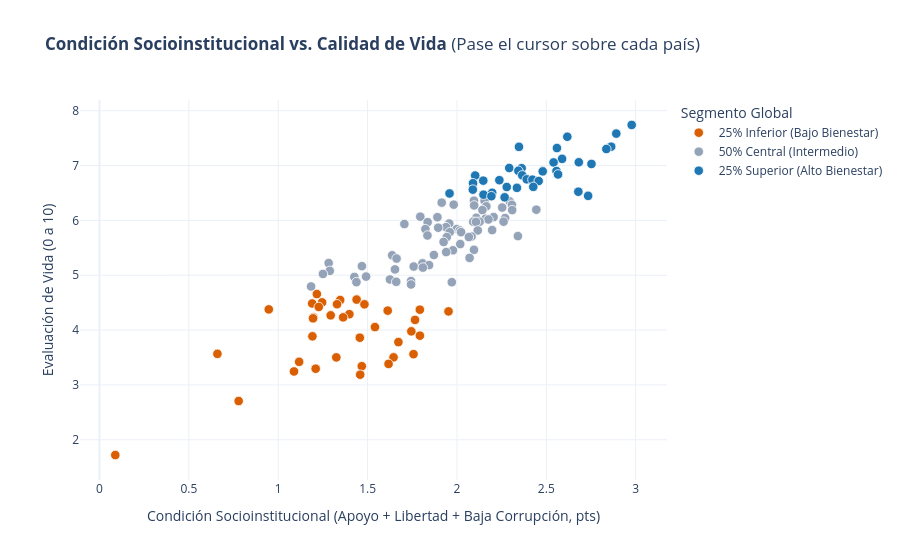

Write notebook code for a chart like this one.
### Markdown cell above
### 6.1. Figura 5 (interactiva): Dimensión socioinstitucional y bienestar, país por país

**Qué se observa:** cada punto es un país. Eje X: suma de las contribuciones de apoyo social, libertad y percepción de corrupción (`Dim_Socioinstitucional`); eje Y: `Ladder score`.

**Qué permite la interactividad:** pasar el cursor para ver el nombre del país, su puesto y sus componentes; hacer clic en la leyenda para ocultar o aislar un grupo; hacer zoom para separar puntos cercanos.

**Qué aporta que no se mostró antes:** la Figura 4 usó la dimensión económica. Aquí se mira la socioinstitucional y se puede comprobar país por país si los grupos se traslapan.

### Code cell
# ==============================================================================
# FIGURA 5 (PLOTLY): DIMENSIÓN SOCIOINSTITUCIONAL VS EVALUACIÓN DE VIDA (n = 140)
# ==============================================================================
fig_scatter = px.scatter(
    df_dims, x='Dim_Socioinstitucional', y='Ladder score',
    color='Grupo_Bienestar', category_orders={'Grupo_Bienestar': orden_grupos},
    color_discrete_map=PALETA_GRUPOS, hover_name='Pais_ES',
    hover_data={
        'Grupo_Bienestar': False,
        'Ranking_Global': True,
        'Ladder score': ':.2f',
        'Dim_Socioinstitucional': ':.2f',
        'Explained by: Social support': ':.2f',
        'Explained by: Freedom to make life choices': ':.2f',
        'Explained by: Perceptions of corruption': ':.2f',
        'Explained by: Log GDP per capita': ':.2f',
    },
    labels={
        'Dim_Socioinstitucional': 'Condición Socioinstitucional (Apoyo + Libertad + Baja Corrupción, pts)',
        'Ladder score': 'Evaluación de Vida (0 a 10)',
        'Grupo_Bienestar': 'Segmento Global',
        'Ranking_Global': 'Puesto Mundial',
        'Explained by: Social support': 'Apoyo Social (pts)',
        'Explained by: Freedom to make life choices': 'Libertad de Elección (pts)',
        'Explained by: Perceptions of corruption': 'Confianza / Probidad (pts)',
        'Explained by: Log GDP per capita': 'PIB per cápita (pts)',
    },
    title='<b>Condición Socioinstitucional vs. Calidad de Vida</b> (Pase el cursor sobre cada país)'
)
fig_scatter.update_traces(marker=dict(size=9.5, line=dict(width=0.8, color='white')))
fig_scatter.update_layout(template='plotly_white', height=560, legend_title_text='Segmento Global')
fig_scatter.show()

### Figure 1 — Plotly figure (JSON) as saved in the notebook; plotly's stock layout.template omitted (floating-point values rounded to 4 significant figures; data arrays with more than 128 entries replaced by an {"elided": "..."} marker saying what was removed)
{"data": [{"customdata": {"elided": "36x6 mixed values"}, "hovertemplate": "<b>%{hovertext}</b><br><br>Condición Socioinstitucional (Apoyo + Libertad + Baja Corrupción, pts)=%{x:.2f}<br>Evaluación de Vida (0 a 10)=%{y:.2f}<br>Puesto Mundial=%{customdata[1]}<br>Apoyo Social (pts)=%{customdata[2]:.2f}<br>Libertad de Elección (pts)=%{customdata[3]:.2f}<br>Confianza / Probidad (pts)=%{customdata[4]:.2f}<br>PIB per cápita (pts)=%{customdata[5]:.2f}<extra></extra>", "hovertext": ["Pakistán", "Níger", "Burkina Faso", "Mauritania", "Gambia", "Chad", "Kenia", "Túnez", "Benín", "Uganda", "Birmania (Myanmar)", "Camboya", "Ghana", "Liberia", "Malí", "Madagascar", "Togo", "Jordania", "India", "Egipto", "Sri Lanka", "Bangladés", "Etiopía", "Tanzania", "Comoras", "Yemen", "Zambia", "Esuatini", "Malaui", "Botsuana", "Zimbabue", "R. D. del Congo", "Sierra Leona", "Lesoto", "Líbano", "Afganistán"], "legendgroup": "25% Inferior (Bajo Bienestar)", "marker": {"color": "#D95F02", "line": {"color": "white", "width": 0.8}, "size": 9.5, "symbol": "circle"}, "mode": "markers", "name": "25% Inferior (Bajo Bienestar)", "orientation": "v", "showlegend": true, "type": "scatter", "x": [1.216, 1.439, 1.347, 1.246, 1.19, 1.329, 1.483, 1.227, 0.9472, 1.792, 1.613, 1.953, 1.398, 1.294, 1.363, 1.197, 1.195, 1.766, 1.541, 1.745, 1.793, 1.191, 1.456, 1.672, 0.6598, 1.757, 1.645, 1.325, 1.117, 1.617, 1.468, 1.21, 1.088, 1.459, 0.7787, 0.08847], "xaxis": "x", "y": [4.657, 4.556, 4.548, 4.505, 4.485, 4.471, 4.47, 4.422, 4.377, 4.372, 4.354, 4.341, 4.289, 4.269, 4.232, 4.228, 4.214, 4.186, 4.054, 3.977, 3.898, 3.886, 3.861, 3.781, 3.566, 3.561, 3.502, 3.502, 3.421, 3.383, 3.341, 3.295, 3.245, 3.186, 2.707, 1.721], "yaxis": "y"}, {"customdata": {"elided": "68x6 mixed values"}, "hovertemplate": "<b>%{hovertext}</b><br><br>Condición Socioinstitucional (Apoyo + Libertad + Baja Corrupción, pts)=%{x:.2f}<br>Evaluación de Vida (0 a 10)=%{y:.2f}<br>Puesto Mundial=%{customdata[1]}<br>Apoyo Social (pts)=%{customdata[2]:.2f}<br>Libertad de Elección (pts)=%{customdata[3]:.2f}<br>Confianza / Probidad (pts)=%{customdata[4]:.2f}<br>PIB per cápita (pts)=%{customdata[5]:.2f}<extra></extra>", "hovertext": ["Serbia", "Chile", "Panamá", "Malta", "Italia", "Guatemala", "Nicaragua", "Brasil", "Eslovaquia", "Letonia", "Uzbekistán", "Argentina", "Kazajistán", "Chipre", "Japón", "Corea del Sur", "Filipinas", "Vietnam", "Portugal", "Hungría", "Paraguay", "Tailandia", "Malasia", "China", "Honduras", "Croacia", "Grecia", "Bosnia y Herzegovina", "Libia", "Jamaica", "Perú", "República Dominicana", "Mauricio", "Moldavia", "Rusia", "Bolivia", "Ecuador", "Kirguistán", "Montenegro", "Mongolia", "Colombia", "Venezuela", "Indonesia", "Bulgaria", "Armenia", "Sudáfrica", "Macedonia del Norte", "Argelia", "Hong Kong", "Albania", "República del Congo", "Mozambique", "Georgia", "Irak", "Nepal", "Laos", "Gabón", "Costa de Marfil", "Guinea", "Turquía", "Senegal", "Irán", "Azerbaiyán", "Nigeria", "Camerún", "Ucrania", "Namibia", "Marruecos"], "legendgroup": "50% Central (Intermedio)", "marker": {"color": "#94a3b8", "line": {"color": "white", "width": 0.8}, "size": 9.5, "symbol": "circle"}, "mode": "markers", "name": "50% Central (Intermedio)", "orientation": "v", "showlegend": true, "type": "scatter", "x": [2.155, 2.095, 2.154, 2.295, 1.915, 1.982, 2.308, 2.096, 2.165, 2.253, 2.444, 2.143, 2.309, 1.795, 2.205, 1.891, 2.108, 2.27, 2.16, 2.176, 2.261, 2.127, 2.091, 2.107, 1.836, 1.957, 1.706, 1.939, 1.895, 1.999, 1.824, 2.197, 2.116, 2.017, 2.023, 1.96, 1.835, 2.341, 2.082, 2.067, 1.943, 1.925, 2.018, 2.095, 1.978, 1.94, 1.871, 1.638, 2.071, 1.662, 1.282, 1.807, 1.844, 1.468, 1.758, 1.809, 1.653, 1.289, 1.25, 1.492, 1.426, 1.625, 1.743, 1.66, 1.438, 1.971, 1.743, 1.184], "xaxis": "x", "y": [6.411, 6.36, 6.358, 6.346, 6.324, 6.287, 6.284, 6.272, 6.257, 6.234, 6.195, 6.188, 6.188, 6.068, 6.06, 6.058, 6.048, 6.043, 6.03, 6.017, 5.977, 5.976, 5.975, 5.973, 5.968, 5.942, 5.934, 5.877, 5.866, 5.842, 5.841, 5.823, 5.816, 5.816, 5.785, 5.784, 5.725, 5.714, 5.707, 5.696, 5.695, 5.607, 5.568, 5.463, 5.455, 5.422, 5.369, 5.364, 5.316, 5.304, 5.221, 5.216, 5.185, 5.166, 5.158, 5.139, 5.106, 5.08, 5.023, 4.975, 4.969, 4.923, 4.893, 4.881, 4.874, 4.873, 4.832, 4.795], "yaxis": "y"}, {"customdata": {"elided": "36x6 mixed values"}, "hovertemplate": "<b>%{hovertext}</b><br><br>Condición Socioinstitucional (Apoyo + Libertad + Baja Corrupción, pts)=%{x:.2f}<br>Evaluación de Vida (0 a 10)=%{y:.2f}<br>Puesto Mundial=%{customdata[1]}<br>Apoyo Social (pts)=%{customdata[2]:.2f}<br>Libertad de Elección (pts)=%{customdata[3]:.2f}<br>Confianza / Probidad (pts)=%{customdata[4]:.2f}<br>PIB per cápita (pts)=%{customdata[5]:.2f}<extra></extra>", "hovertext": ["Finlandia", "Dinamarca", "Islandia", "Suecia", "Israel", "Países Bajos", "Noruega", "Luxemburgo", "Suiza", "Australia", "Nueva Zelanda", "Costa Rica", "Kuwait", "Austria", "Canadá", "Bélgica", "Irlanda", "República Checa", "Lituania", "Reino Unido", "Eslovenia", "Emiratos Árabes Unidos", "Estados Unidos", "Alemania", "México", "Uruguay", "Francia", "Arabia Saudita", "Kosovo", "Singapur", "Taiwán", "Rumania", "El Salvador", "Estonia", "Polonia", "España"], "legendgroup": "25% Superior (Alto Bienestar)", "marker": {"color": "#1F78B4", "line": {"color": "white", "width": 0.8}, "size": 9.5, "symbol": "circle"}, "mode": "markers", "name": "25% Superior (Alto Bienestar)", "orientation": "v", "showlegend": true, "type": "scatter", "x": [2.978, 2.892, 2.618, 2.863, 2.347, 2.56, 2.836, 2.588, 2.682, 2.541, 2.753, 2.292, 2.362, 2.344, 2.557, 2.48, 2.566, 2.365, 2.102, 2.391, 2.422, 2.237, 2.147, 2.457, 2.09, 2.427, 2.279, 2.336, 2.089, 2.679, 2.197, 1.959, 2.149, 2.734, 2.193, 2.267], "xaxis": "x", "y": [7.741, 7.583, 7.525, 7.344, 7.341, 7.319, 7.302, 7.122, 7.06, 7.057, 7.029, 6.955, 6.951, 6.905, 6.9, 6.894, 6.838, 6.822, 6.818, 6.749, 6.743, 6.733, 6.725, 6.719, 6.678, 6.611, 6.609, 6.594, 6.561, 6.523, 6.503, 6.491, 6.469, 6.448, 6.442, 6.421], "yaxis": "y"}], "layout": {"height": 560, "legend": {"title": {"text": "Segmento Global"}, "tracegroupgap": 0}, "title": {"text": "<b>Condición Socioinstitucional vs. Calidad de Vida</b> (Pase el cursor sobre cada país)"}, "xaxis": {"anchor": "y", "domain": [0.0, 1.0], "title": {"text": "Condición Socioinstitucional (Apoyo + Libertad + Baja Corrupción, pts)"}}, "yaxis": {"anchor": "x", "domain": [0.0, 1.0], "title": {"text": "Evaluación de Vida (0 a 10)"}}}}
